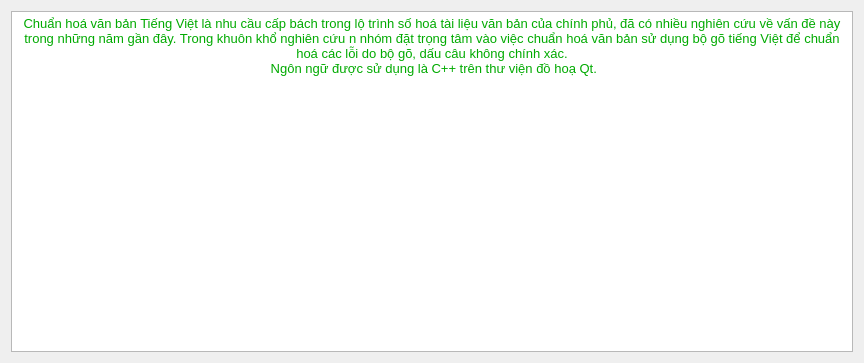
<?xml version="1.0" encoding="UTF-8"?>
<ui version="4.0">
 <class>Duan</class>
 <widget class="QDialog" name="Duan">
  <property name="geometry">
   <rect>
    <x>0</x>
    <y>0</y>
    <width>864</width>
    <height>363</height>
   </rect>
  </property>
  <property name="windowTitle">
   <string>Dialog</string>
  </property>
  <layout class="QVBoxLayout" name="verticalLayout">
   <item>
    <widget class="QTextBrowser" name="textBrowser">
     <property name="html">
      <string>&lt;!DOCTYPE HTML PUBLIC &quot;-//W3C//DTD HTML 4.0//EN&quot; &quot;http://www.w3.org/TR/REC-html40/strict.dtd&quot;&gt;
&lt;html&gt;&lt;head&gt;&lt;meta name=&quot;qrichtext&quot; content=&quot;1&quot; /&gt;&lt;style type=&quot;text/css&quot;&gt;
p, li { white-space: pre-wrap; }
&lt;/style&gt;&lt;/head&gt;&lt;body style=&quot; font-family:'MS Shell Dlg 2'; font-size:7.8pt; font-weight:400; font-style:normal;&quot;&gt;
&lt;p align=&quot;center&quot; style=&quot; margin-top:0px; margin-bottom:0px; margin-left:0px; margin-right:0px; -qt-block-indent:0; text-indent:0px;&quot;&gt;&lt;span style=&quot; font-size:10pt; color:#00aa00;&quot;&gt;Chuẩn hoá văn bản Tiếng Việt là nhu cầu cấp bách trong lộ trình số hoá tài liệu văn bản của chính phủ, đã có nhiều nghiên cứu về vấn đề này trong những năm gần đây. Trong khuôn khổ nghiên cứu n nhóm đặt trọng tâm vào việc chuẩn hoá văn bản sử dụng bộ gõ tiếng Việt để chuẩn hoá các lỗi do bộ gõ, dấu câu không chính xác.&lt;/span&gt;&lt;/p&gt;
&lt;p align=&quot;center&quot; style=&quot; margin-top:0px; margin-bottom:0px; margin-left:0px; margin-right:0px; -qt-block-indent:0; text-indent:0px;&quot;&gt;&lt;span style=&quot; font-size:10pt; color:#00aa00;&quot;&gt; Ngôn ngữ được sử dụng là C++ trên thư viện đồ hoạ Qt.&lt;/span&gt;&lt;/p&gt;&lt;/body&gt;&lt;/html&gt;</string>
     </property>
    </widget>
   </item>
  </layout>
 </widget>
 <resources/>
 <connections/>
</ui>
